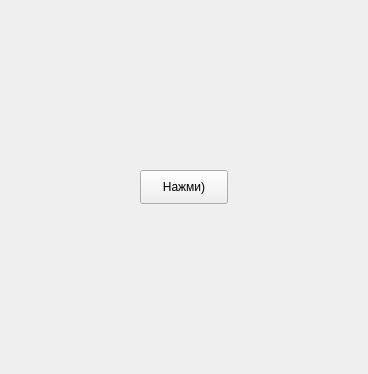
<?xml version="1.0" encoding="UTF-8"?>
<ui version="4.0">
 <class>Frame</class>
 <widget class="QFrame" name="Frame">
  <property name="windowTitle">
   <string>Frame</string>
  </property>
  <widget class="QPushButton" name="pushButton">
   <property name="geometry">
    <rect>
     <x>140</x>
     <y>170</y>
     <width>88</width>
     <height>34</height>
    </rect>
   </property>
   <property name="text">
    <string>Нажми)</string>
   </property>
  </widget>
 </widget>
 <resources/>
 <connections/>
</ui>
